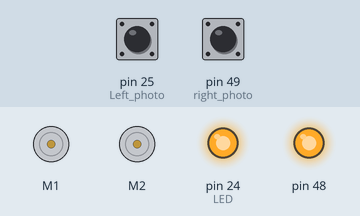
This sketch was run on a simulated Arduino Mega 2560, built with avr-gcc and run on an emulated ATmega2560. Parts: 2 × DC motor (green arrow = forward, orange = backward, longer = faster), output pins drawn as LEDs (lit = HIGH). The inputs (shaded band) are chosen by the test bench; at power-on: pin 25 (Left_photo) LOW, pin 49 (right_photo) LOW.

Above: at 1.2 s.
1.3 s: pin 25 (Left_photo) pulled HIGH for 0.15 s
At 1.37 s:
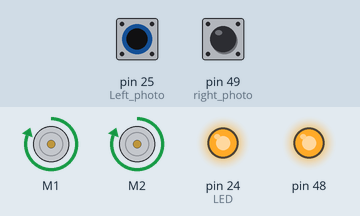
2.9 s: pin 49 (right_photo) pulled HIGH for 0.15 s
At 2.97 s:
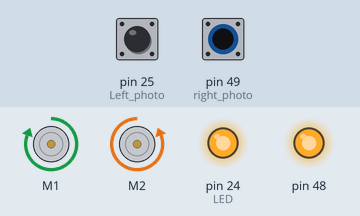
4.5 s: pin 49 (right_photo) pulled HIGH for 3.2 s
At 8.9 s:
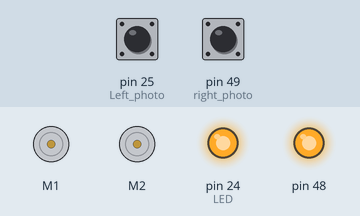
9.2 s: pin 25 (Left_photo) pulled HIGH for 3.2 s
At 10.1 s:
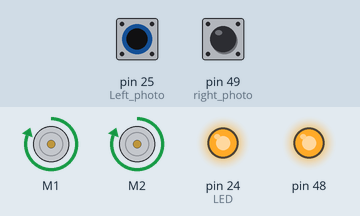
13.9 s: pin 25 (Left_photo) driven HIGH and pin 49 (right_photo) driven HIGH
At 14.9 s:
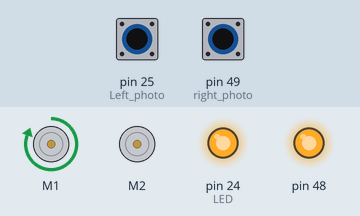
Timing chart, 0 to 16.4 s (numbered marks = the images above; inputs shaded):
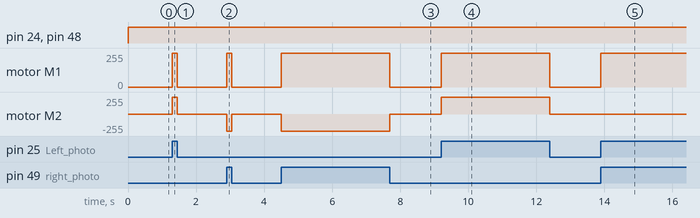

The sketch:

Lane_keeping_part_2.ino
```cpp
#include <AFMotor.h>
AF_DCMotor motor1(1,MOTOR12_64KHZ); // set up motors.
AF_DCMotor motor2(2, MOTOR12_64KHZ);

//LOW white
//HI black
//Motor 2 is steering motor
void setup() {
pinMode(24,OUTPUT);//470 resistor - left side(LED Cathode)
pinMode(48,OUTPUT);//470 resistor- right side

  motor1.setSpeed(255); //set the speed of the motors, between 0-255
  motor2.setSpeed (255);

pinMode(25,INPUT);//Left photo
pinMode(49,INPUT);//right photo

}

void loop() {
digitalWrite(24,HIGH);
digitalWrite(48,HIGH);
// dynamic line follower code
// if the sensor is on white it returns LOW value to the Arduino
// if it is on black it returns a HIGH value to the Arduino
int lsensor=digitalRead(25);
int rsensor=digitalRead(49);
if((lsensor==HIGH)&&(rsensor==HIGH))
{
//both sensors on BLACk
// go forward Without turning
motor1.run(FORWARD);
motor2.run(RELEASE);

}
else if((lsensor==HIGH)&&(rsensor==LOW))
{
//right sensor on white lane marking
// turn left
motor1.run(FORWARD);
motor2.run(FORWARD);// Turns the steering left

}
else if((lsensor==LOW)&&(rsensor==HIGH))
{
//left sensor on white lane marking
// turn Right
motor1.run(FORWARD);
motor2.run(BACKWARD);//Turns the motor Right

}
else if((lsensor==LOW)&&(rsensor==LOW))
{
  // Sensors are on the white lane markings meaning at the stop sign
  motor1.run(RELEASE);
  motor2.run(RELEASE);
digitalWrite(36, HIGH);
}
else
{
motor1.run(FORWARD);
motor2.run(RELEASE);
}
}
```

Measured:
- after the input at 1.3 s, motor M1, motor M2: stopped → forward 255/255 at once, → stopped 0.15 s later
- after the input at 2.9 s, motor M1: stopped → forward 255/255 at once, → stopped 0.15 s later; motor M2: stopped → backward 255/255 at once, → stopped 0.15 s later
- after the input at 4.5 s, motor M1: stopped → forward 255/255 at once, → stopped 3.2 s later; motor M2: stopped → backward 255/255 at once, → stopped 3.2 s later
- after the input at 9.2 s, motor M1, motor M2: stopped → forward 255/255 at once, → stopped 3.2 s later
- after the input at 13.9 s, motor M1: stopped → forward 255/255 at once
